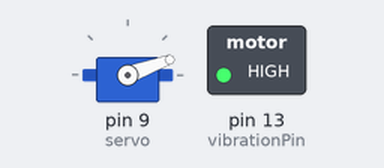
A sketch run on a simulated Arduino Uno, built with avr-gcc and run on an emulated ATmega328P. Shown: servo, switched loads named in the sketch (green lamp = pin HIGH).

Above: at 1.05 s.
At 3.45 s:
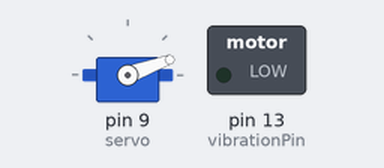
At 5.75 s:
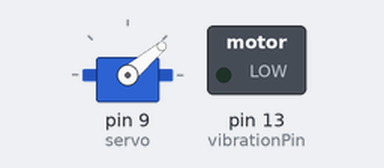
Timing chart, 0 to 7.2 s (numbered marks = the images above):
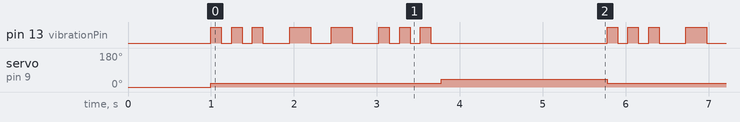

The sketch:

vib-servo_test.ino
```cpp
#include <Servo.h>

const int vibrationPin = 13; // Set connection pin to signal pin of vibration module

// Set the duration of vibration pulses and pauses array in ms, produces ... -- ... (SMS) vibration from old Nokia Phones
const unsigned int melody[] = {125, 125, 125, 125, 125, 325, 250, 250, 250, 325, 125, 125, 125, 125, 125, 125};

Servo   servo;

void setup() {
  pinMode(vibrationPin, OUTPUT); // Set pin as output
  digitalWrite(vibrationPin, LOW); // Set pin low to make sure vibration motor is off
  servo.attach(9);
  servo.write(0);
  delay(1000);
}

void loop() {

  servo.write(20);
  for(int index=0; index < 16; index++) {

    if(index %2 == 0) digitalWrite(vibrationPin,HIGH); // If index is even, melody duration is pulse, switch vibration motor on
    else digitalWrite(vibrationPin, LOW); // Else, index is odd, melody duration is pause, switch vibration motor off
    delay(melody[index]); // Wait for number of ms of current melody index
  }
  servo.write(40);
  delay(2000); // Wait for 2s (= 2000 ms)
}
```

Measured:
- by itself, servo on pin 9 (servo): alternates 40° for 2.0 s and 20° for 2.8 s
- by itself, pin 13 (vibrationPin): repeats every 4.8 s: 2 × (LOW 0.13 s, HIGH 0.13 s), LOW 0.33 s, HIGH 0.25 s, LOW 0.25 s, HIGH 0.25 s, LOW 0.33 s, 2 × (HIGH 0.13 s, LOW 0.13 s), HIGH 0.13 s, LOW 2.1 s, HIGH 0.13 s
